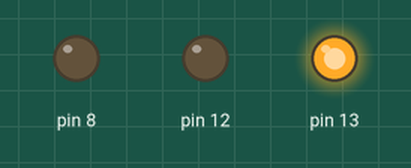
Bench run of a sketch on a simulated Arduino Uno, built with avr-gcc and run on an emulated ATmega328P. Parts: output pins drawn as LEDs (lit = HIGH).

Above: at 0.15 s.
At 0.7 s:
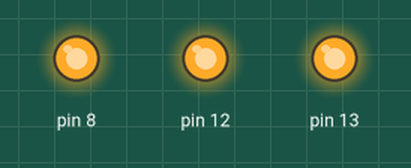
Timing chart, 0 to 2.2 s (numbered marks = the images above):
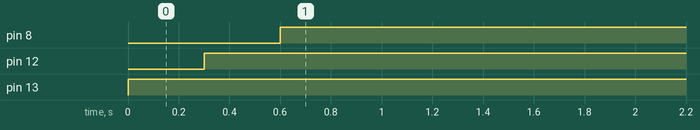

The sketch:

quiz_1204.ino
```cpp
void setup() {
  // put your setup code here, to run once:
  //Serial.begin(9600);
  pinMode(13, OUTPUT);
  pinMode(12, OUTPUT);
  pinMode(8, OUTPUT);
}

void loop() {
  // put your main code here, to run repeatedly:
  digitalWrite(13, HIGH);
  delay(300);

  digitalWrite(12, HIGH);
  delay(300);

  digitalWrite(8, HIGH);
  delay(300);
}
```

Measured:
- by itself, pin 8: LOW → HIGH at 0.60 s
- by itself, pin 12: LOW → HIGH at 0.30 s
- by itself, pin 13: LOW → HIGH at 0.00 s
